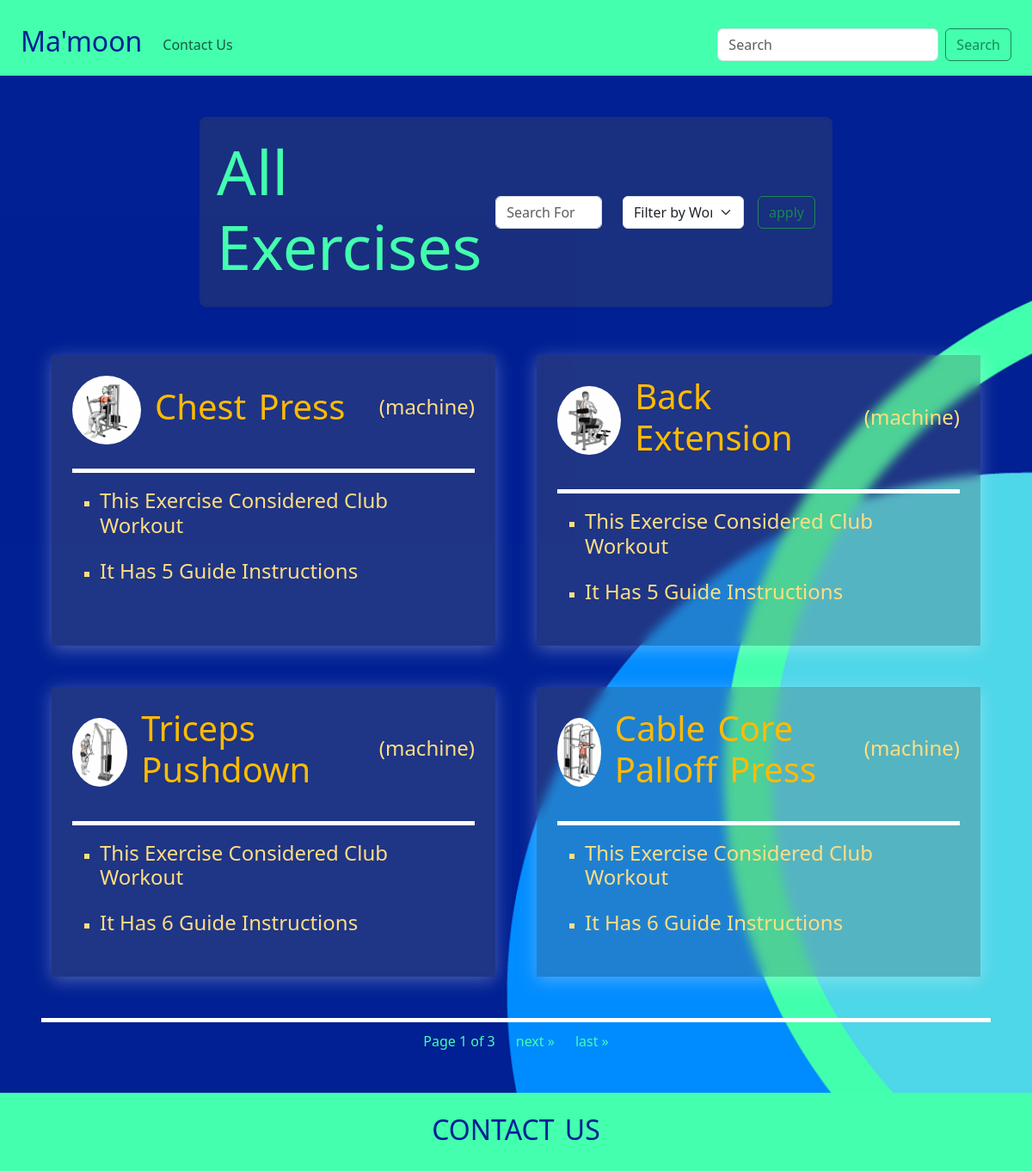
Page /exercises/all/ on the committed database.
### exercises/models.py (models this page shows, shortened)
class Exercise(models.Model):
    class WorkoutCategory(models.TextChoices):
        HOME_WORKOUT = 'home', 'Home Workout'
        CLUB_WORKOUT = 'club', 'Club Workout'
        BOTH_WORKOUTS = 'both', 'Home and Club Workouts'
    class EquipmentCategory(models.TextChoices):
        NO_EQUIPMENT = 'none', 'No Machine'
        MACHINE = 'machine', 'Machine'
    class ExerciseCategory(models.TextChoices):
        STRENGTH = 'strength', 'Strength'
        CARDIO = 'cardio', 'Cardio'
        FLEXIBILITY = 'flexibility', 'Flexibility'
    name = models.CharField(max_length=256)
    description = models.TextField(blank=True)
    image = models.ImageField(upload_to="media/images/exercises/")
    video_link = models.URLField(blank=True)
    video = models.FileField(upload_to="media/videos/", blank=True)
    workout_category = models.CharField(
        max_length=30,
        choices=WorkoutCategory.choices
    )
    equipment_category = models.CharField(
        max_length=30,
        choices=EquipmentCategory.choices
    )
    exercise_category = models.CharField(
        max_length=30,
        choices=ExerciseCategory.choices
    )

### exercises/views.py (the view)
# urls.py: path("all/", views.all_exercises_view, name="all_exercises_view"),
def all_exercises_view(request:HttpRequest):
    exercises = Exercise.objects.all()
    workout_categories = Exercise.WorkoutCategory.choices
    page_number = request.GET.get("page", 1)
    paginator = Paginator(exercises, 4)
    exercises_page = paginator.get_page(page_number)
    return render(request, "exercises/all_exercises.html", {'exercises': exercises_page, 'workout_categories': workout_categories})

### exercises/templates/exercises/all_exercises.html (shortened to what this page needs)
{% extends 'main/base.html' %}
{% block content %}
{% load static %}
<div class="d-flex flex-column justify-content-center align-items-center">
    <div class="transparent-bg d-flex flex-column flex-lg-row justify-content-center align-items-center justify-content-lg-between align-items-lg-center gap-sm-2 gap-md-3 col-lg-8">
        <h1>
            All Exercises
        </h1>
        <form class="d-flex" role="search" method="get" action="{% url 'exercises:search_exercises_view' %}">
            <div class="d-flex flex-row justify-content-center align-items-center gap-3">
                <input  class="form-control me-2" type="search" placeholder="Search For Exercise" aria-label="Search" name="search"  required minlength="3">
                <select name="filter_workout_category " class="form-select">
                    <option >Filter by Workout Category</option>
                </select>
                <input type="submit" value="apply" class="btn btn-outline-success"/>
            </div>
        </form>
    </div>
    {% include 'exercises/exercises_list.html' %}
</div>
<div class="line mt-5"></div>
<div class="pagination d-flex justify-content-center align-items-center gap-4">
    <div class="">
        Page {{ exercises.number }} of {{ exercises.paginator.num_pages }}
    </div>
    {% if exercises.has_next %}
        <div class="d-flex gap-4 ">
            <a href="?page={{ exercises.next_page_number }}">next &raquo;</a>
            <a href="?page={{ exercises.paginator.num_pages }}">last &raquo;</a>
        </div>
    {% endif %}
</div>
{% endblock %}

### exercises/templates/exercises/exercises_list.html
<div class="container">
    <div class="row mt-2 row-cols-1 row-cols-sm-1 row-cols-lg-2 g-5">
        {% for exercise in exercises %}
            <div class="col">
                <div class="d-flex flex-column justify-content-start align-items-start h-100 p-4 gap-2 routine_card">
                    <div class="d-flex justify-content-between align-items-center w-100">
                        <div class="d-flex justify-content-start align-items-center gap-3 w-100">
                            <img src="{{exercise.image.url}}" class="rounded-circle overflow-hidden" style="width: 80px; height: 80px; object-fit: cover;"/>
                            <a href="{% url 'exercises:exercise_detail_view' exercise.id %}">
                                <h2>{{exercise.name}}</h2>
                            </a>
                        </div>
                        <h4 class="">({{exercise.equipment_category}})</h4>
                    </div>
                    <div class="line"></div>
                    <ul style="list-style-type: square;">
                        <li class="mb-4">
                            <h4>This Exercise Considered {{exercise.get_workout_category_display }}</h4>
                        </li>
                        <li>
                            <h4 class="">It Has {{exercise.step_set.all.count}} Guide Instructions</h4>
                        </li>
                    </ul>
                </div>
            </div>
        {% endfor %}
    </div>
  </div>

### main/static/css/style.css (style rules this page uses)
body { background-color: #43FFAE; }
a { text-decoration: none; }
h1 { font-size: 4.5rem; color: #43FFAE; }
h1, h2 { word-spacing: 4px; }
main a { color: #43FFAE; }
.transparent-bg { background-color: rgba(83, 83, 83, 0.3); border-radius: 8px; padding: 20px; backdrop-filter: blur(2px); }
.routine_card { background-color: rgba(102, 102, 102, 0.3); backdrop-filter: blur(6px); box-shadow: 0 4px 20px rgba(255, 255, 255, 0.3); transition: transform 0.5s ease-in-out, box-shadow 0.5s ease-in-out, border 0.5s ease-in-out, backdrop-filter 0.5s ease-in-out, background-color 0.5 ease-in-out; }
.line { width: 100%; height: 5px; background-color: #ffffff; margin: 20px 0; margin-bottom: 10px; }
.routine_card h2 { font-size: 2.5rem; color: #ffbb00; transition: transform 0.3s ease; }
.routine_card { color: #ffde82; }

### rows in the picture
Exercise: image (picture), name "Chest Press", equipment_category "machine", workout_category "Club Workout", step_set.all.count "5"
Exercise: image (picture), name "Back Extension", equipment_category "machine", workout_category "Club Workout", step_set.all.count "5"
Exercise: image (picture), name "Triceps Pushdown", equipment_category "machine", workout_category "Club Workout", step_set.all.count "6"
Exercise: image (picture), name "Cable Core Palloff Press", equipment_category "machine", workout_category "Club Workout", step_set.all.count "6"

### other values in the picture
{{ exercises.number }} "1"
{{ exercises.paginator.num_pages }} "3"
